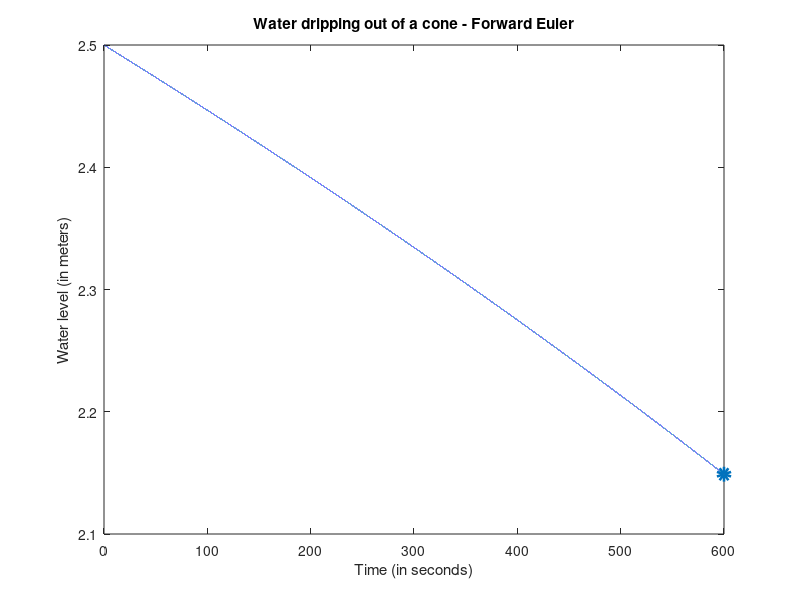

Reproduce this figure in MATLAB.
clc
clear
close

N = 100000;
t0 = 0;
T = 600; %seconds
dt = (T-t0)/N;

x_0 = 2.5; %m
r = 0.03; %m
r_0 = 2.6833; %m
tg_alpha = r_0/x_0;

rx = @(x)tg_alpha * x;
g = 9.8; %m / sec^2
A =@(x)(rx(x).^2)*pi;

X = [x_0 zeros(1,N)];
t = [t0 zeros(1,N)];

%% Forward Euler
for n = 1:N
    dx =(-0.6*pi*r^2*sqrt(2*g)*sqrt(X(n))/A(X(n)))*dt;
    X(n+1) = X(n) + dx;
    t(n+1)=t(n)+dt;
end


Water_Level_T = X(end);
plot(t,X)
hold on 
scatter(t(end),X(end),'LineWidth',5)
title('Water dripping out of a cone - Forward Euler')
xlabel('Time (in seconds)')
ylabel('Water level (in meters)')

fprintf('Water lever after 10 minutes (Using Forward Euler):  %.16f Meters \n',Water_Level_T)

%% Error of the numerical solution
x_analytical = 2.1489055841903624; %Analytical solution for x
error = abs(Water_Level_T-x_analytical);
fprintf('The error of the estimation is %.16f \n',error)